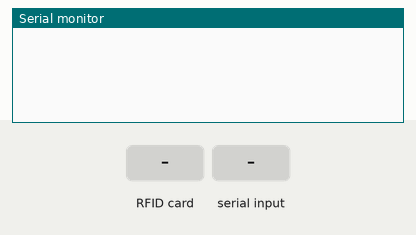
The sketch below on a simulated Arduino Mega 2560, built with avr-gcc and run on an emulated ATmega2560. Parts: the last lines printed to the serial monitor. The test bench sets the inputs (shaded band).

Above: at 1.2 s.
1.3 s: RFID card 5E 7A 19 C4 held to the reader
At 1.7 s:
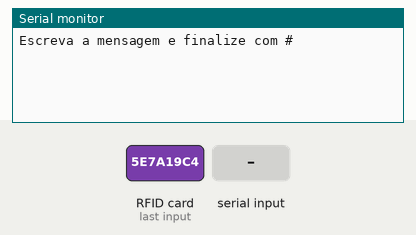
2.8 s: "1#" received over Serial
At 3.9 s:
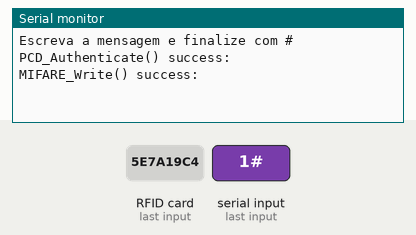

Measured:
- after the input at 1.3 s, the serial monitor: prints a new line at once (image 1)
- after the input at 2.8 s, the serial monitor: prints a new line at once (image 2)

The sketch:

DadoPersonalizado.ino
```cpp
#include <SPI.h>
#include <MFRC522.h>

#define RST_PIN         9
#define SS_PIN          53

MFRC522 mfrc522(SS_PIN, RST_PIN);
MFRC522::StatusCode status;
MFRC522::MIFARE_Key key;
void setup() {
  Serial.begin(9600);
  SPI.begin();
  mfrc522.PCD_Init();
  for (byte i = 0; i < 6; i++) key.keyByte[i] = 0xFF; // sua chave
}

void loop() {

  if ( ! mfrc522.PICC_IsNewCardPresent()) {
    return;
  }
  if ( ! mfrc522.PICC_ReadCardSerial()) {
    return;
  }

  byte buffer[17];
  byte block;
  byte len;

  Serial.setTimeout(20000L) ;

  Serial.println(F("Escreva a mensagem e finalize com #"));
  len = Serial.readBytesUntil('#', (char *) buffer, 17) ;
  for (byte i = len; i < 17; i++) buffer[i] = ' ';

  block = 1; // seu bloco

  status = mfrc522.PCD_Authenticate(MFRC522::PICC_CMD_MF_AUTH_KEY_A, block, &key, &(mfrc522.uid));
  if (status != MFRC522::STATUS_OK) {
    Serial.print(F("PCD_Authenticate() failed: "));
    Serial.println(mfrc522.GetStatusCodeName(status));
    return;
  }
  else Serial.println(F("PCD_Authenticate() success: "));

  // Write block
  status = mfrc522.MIFARE_Write(block, buffer, 16);
  if (status != MFRC522::STATUS_OK) {
    Serial.print(F("MIFARE_Write() failed: "));
    Serial.println(mfrc522.GetStatusCodeName(status));
    return;
  }
  else Serial.println(F("MIFARE_Write() success: "));
}
```
